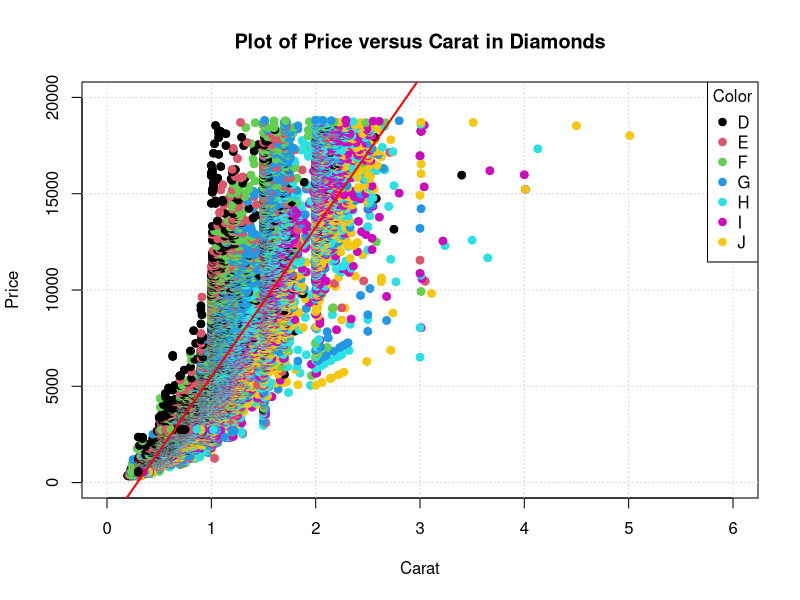

Recreate this plot in R.
## ---- chunk 1
# ?power.t.test()
sn<-power.t.test(n = NULL,delta =10,sd=20,sig.level = 0.05,power = .90)
ceiling(sn$n)*2#n=172 for both groups altogether

min.delta<-power.t.test(n = 40,delta =NULL,sd=10,sig.level = 0.05,power = .90)
min.delta$delta#7.339195
## ---- chunk 2
#H0:Sepal.Length are the same for versicolor,setosa,virginica Vs H1: Sepal.Length are different for atleast one species
data("iris")
attach(iris)

pairwise.t.test(Sepal.Length,Species,pool.sd = FALSE, p.adjust.method = "holm")
pairwise.t.test(Sepal.Length,Species,pool.sd = FALSE, p.adjust.method = "bonferroni")
#According to both corrections the p-values<0.05 hence we can conclude that the means of Sepal Length are significantly different for the three Species
pairwise.t.test(Sepal.Width,Species,pool.sd = FALSE, p.adjust.method = "holm")
pairwise.t.test(Sepal.Width,Species,pool.sd = FALSE, p.adjust.method = "bonferroni")
#According to both corrections the p-values<0.05 hence we can as well conclude that the means of Sepal Width are significantly different for the three Species
pairwise.t.test(Petal.Length,Species,pool.sd = FALSE, p.adjust.method = "holm")
pairwise.t.test(Petal.Length,Species,pool.sd = FALSE, p.adjust.method = "bonferroni")
#According to both corrections the p-values<0.05 hence we can as well conclude that the means Petal Length are significantly different for the three Species
pairwise.t.test(Petal.Width,Species,pool.sd = FALSE, p.adjust.method = "holm")
pairwise.t.test(Petal.Width,Species,pool.sd = FALSE, p.adjust.method = "bonferroni")
#According to both corrections the p-values<0.05 hence we can as well conclude that the means Petal Width are significantly different for the three Species
## ---- chunk 3
#part 1
ST<-c("NAME: Maria /COUNTRY:uruguay /EMAIL: mariaUY@gmail.com")

split.part1<-strsplit(ST,split = " /")[[1]]
split.part2<-strsplit(split.part1,":")
result<-matrix(unlist(split.part2),ncol=2,byrow=T);result

##### EV: 2/2 #####

#part 2
Position <- function(text){
  x <- letters
  pos <- match(strsplit(text,"")[[1]], x)
  return(pos)
}
Position("abcdza")

##### EV: 2/2 #####

#part 3
library(ggplot2)
data("diamonds")
attach(diamonds)

# ggplot(diamonds, aes(x=carat, y=price,col=color)) + 
#   geom_point() +  labs(x = "Carat", y = "Price")

plot(price~carat,pch=19,col=color,ylim=c(0,20000),xlim=c(0,6),
     main="Plot of Price versus Carat in Diamonds",
     xlab = "Carat", ylab = "Price")
grid(lty = "dotted",col = "lightgray")
points(price ~ carat, pch = 19, col = color)
legend("topright", legend = levels(color), pch = 19,
       col = 1:length(levels(color)),title = "Color")


mod<-lm(price~carat,data = diamonds)
abline(mod,col="red",lwd=2)

##### EV: 2/2 #####
